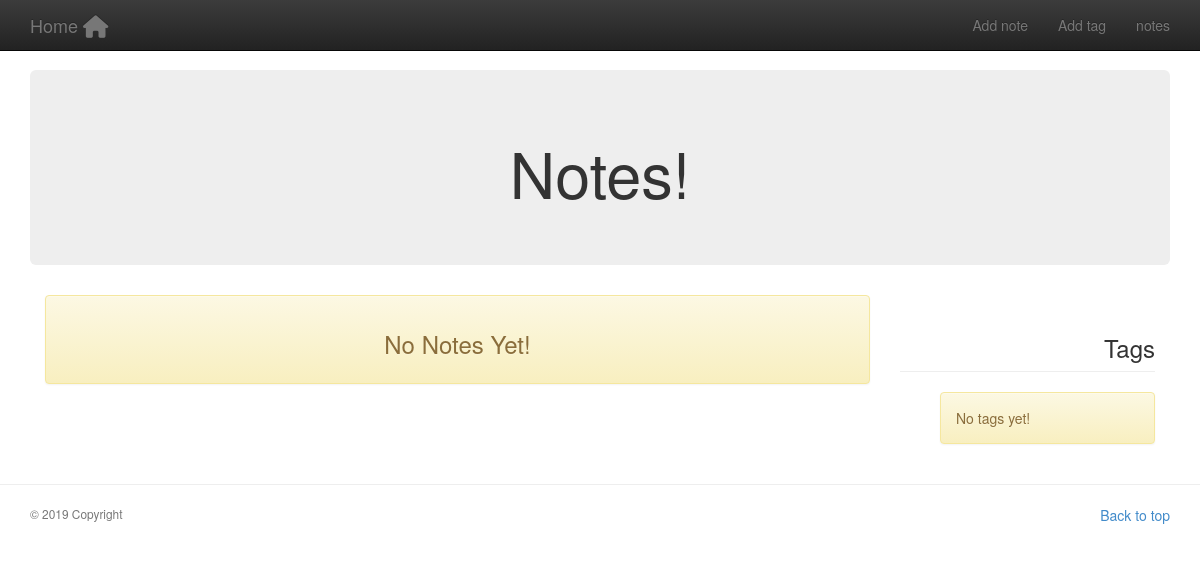
The page /notes/ (signed in) on the database as committed earlier.
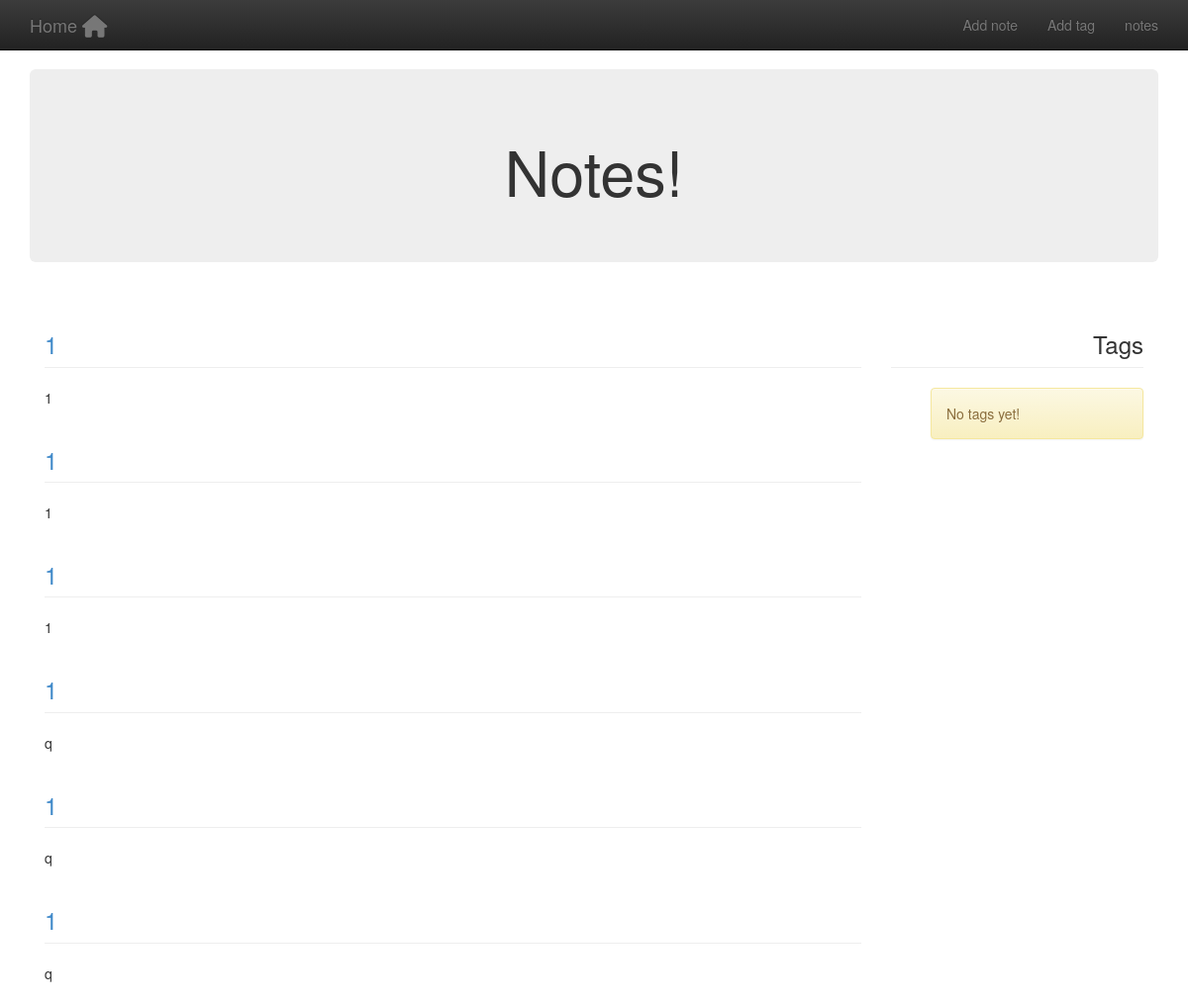
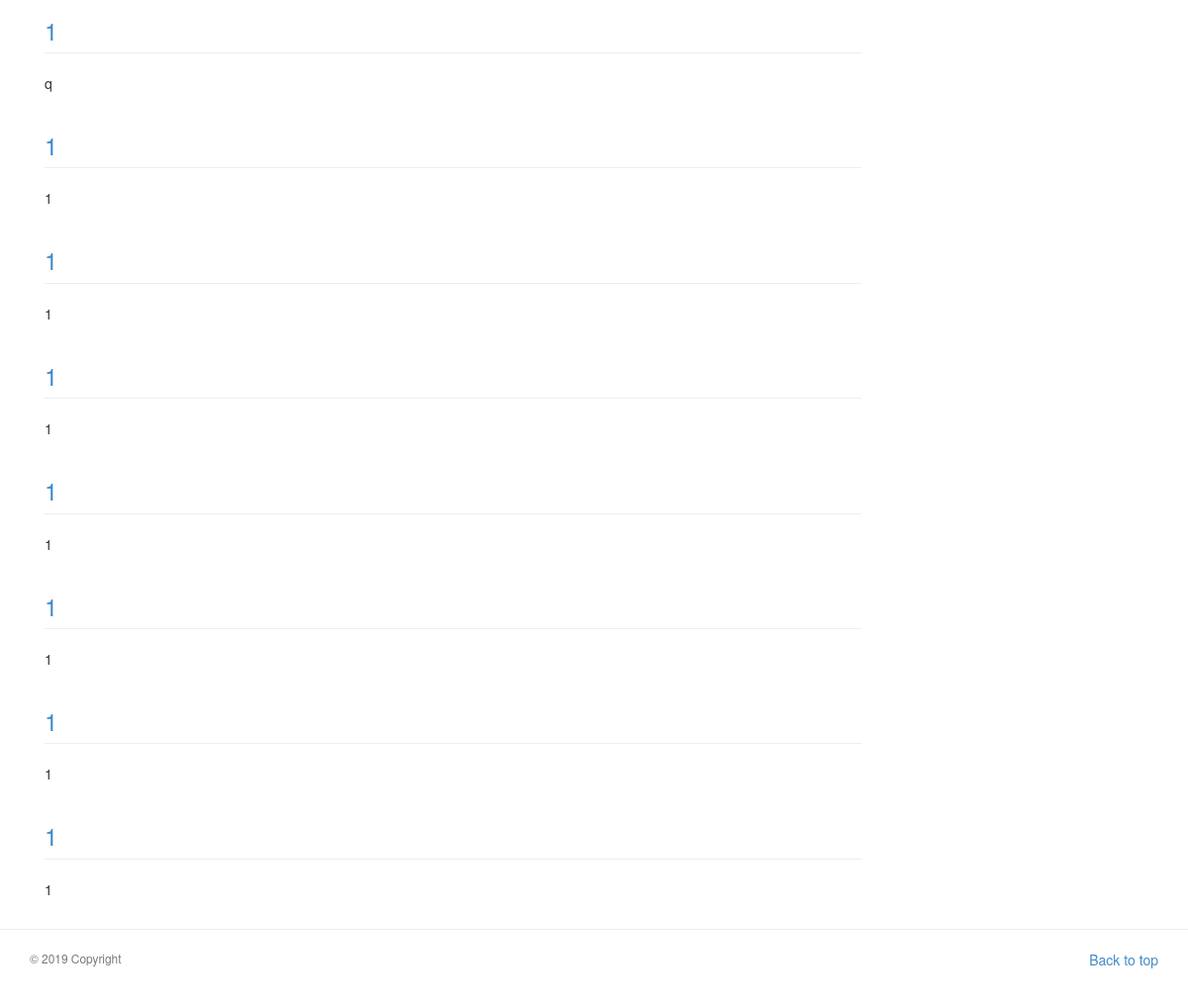
The same page on the database as committed later (2 pictures, top to bottom).
### notes/models.py (models this page shows, shortened)
class Note(models.Model):
	label = models.CharField(max_length=200)
	body = models.TextField()
	timestamp = models.DateTimeField(auto_now_add=True)
	tags = models.ManyToManyField('Tag', related_name='notes', blank=True)

### notes/views.py (the view)
@user_passes_test(superuser_only, login_url="/")
def index(request):
    notes = Note.objects.all().order_by('-timestamp')
    tags = Tag.objects.all()
    return render(request, 'notes/index.html', {'notes':notes, 'tags': tags})

### notes/views.py (called while the page is built)
def superuser_only(user):
    return user.is_authenticated and user.is_superuser

### notes/templates/notes/index.html (shortened to what this page needs)
{% extends 'base.html' %}
{% load static %}
{% block body %}
<div class="jumbotron">
	<h1 align='center'>Notes!</h1>
</div>
<div class='col-md-9'>
{% if notes %}
	{% for note in notes %}
	<h3 class="page-header">
		<a href="{% url 'notes:addnote' %}?id={{note.id}}">{{note.label}}</a>
	</h3>
	{{note.body|linebreaks}}
	{% endfor %}
{% else %}
	<div class='alert alert-warning' align='center'>
		<h3>No Notes Yet!</h3>
	</div>
{% endif %}
</div>
<div class='col-md-3'>
    <h3 class="page-header" align='right'>Tags</h3>
    <ul>
        {% if tags %}
            {% for tag in tags %}
            <li><a href="{% url 'notes:tagsearch' slug=tag.slug %}">{{tag}}</a></li>
            {% endfor %}
        {% else %}
            <div class='alert alert-warning'>No tags yet!</div>
        {% endif %}
    </ul>
</div>
{% endblock body %}

### notes/templates/base.html (shortened to what this page needs)
{% load staticfiles %}
<html lang="en">
    <head>
        {% block stylesheets %}
        <link rel="stylesheet" href="{% static 'djangonote/bootstrap.min.css' %}" />
        <link rel="stylesheet" href="{% static 'djangonote/bootstrap-theme.min.css' %}" />
        <link rel="stylesheet" href="{% static 'djangonote/theme.css' %}" />
        <link rel="stylesheet" href="{% static 'djangonote/fa/css/font-awesome.css' %}" />
        {% endblock stylesheets %}
    </head>
    <body role='document'>
        <div class="navbar navbar-inverse navbar-fixed-top" role="navigation">
            <div class="container">
                <div class="navbar-header">
                <a class="navbar-brand" href="{% url 'home' %}">Home
                    <span class='fa fa-home fa-lg'></span>
                </a>
                </div>
                <div class="collapse navbar-collapse" id="bs-example-navbar-collapse-1">
                <ul class="nav navbar-nav navbar-right">
                    <li>
                        <a href="{% url 'notes.addnote' %}">Add note</a>
                    </li>
                    <li>
                        <a href="{% url 'notes.addtag' %}">Add tag</a>
                    </li>
                    <li>
                        <a href="{% url 'notes.index' %}">notes</a>
                    </li>
                </ul>
                </div>
            </div>
        </div>
        <div class="container theme-showcase" role="main">
            {% block body %}
            {% endblock body %}
        </div>
        <hr>
        {% block footer %}
            <div class="container marketing">
            <footer>
                <p class="pull-right"><a href="#">Back to top</a></p>
                <p class='small text-muted'>&copy; 2019 Copyright</p>
            </footer>
            </div>
        {% endblock footer %}
  </body>
</html>

### static/djangonote/theme.css (style rules this page uses)
body { padding-top: 70px; padding-bottom: 30px; }

Rows that differ between the two databases and show on the page:
added Note: label "1", body "1"
added Note: label "1", body "1"
added Note: label "1", body "1"
added Note: label "1", body "q"
added Note: label "1", body "q"
added Note: label "1", body "q"
added Note: label "1", body "q"
added Note: label "1", body "1"
added Note: label "1", body "1"
added Note: label "1", body "1"
added Note: label "1", body "1"
added Note: label "1", body "1"
added Note: label "1", body "1"
added Note: label "1", body "1"
Other text that changed with them:
text no longer shown: "No Notes Yet!"
